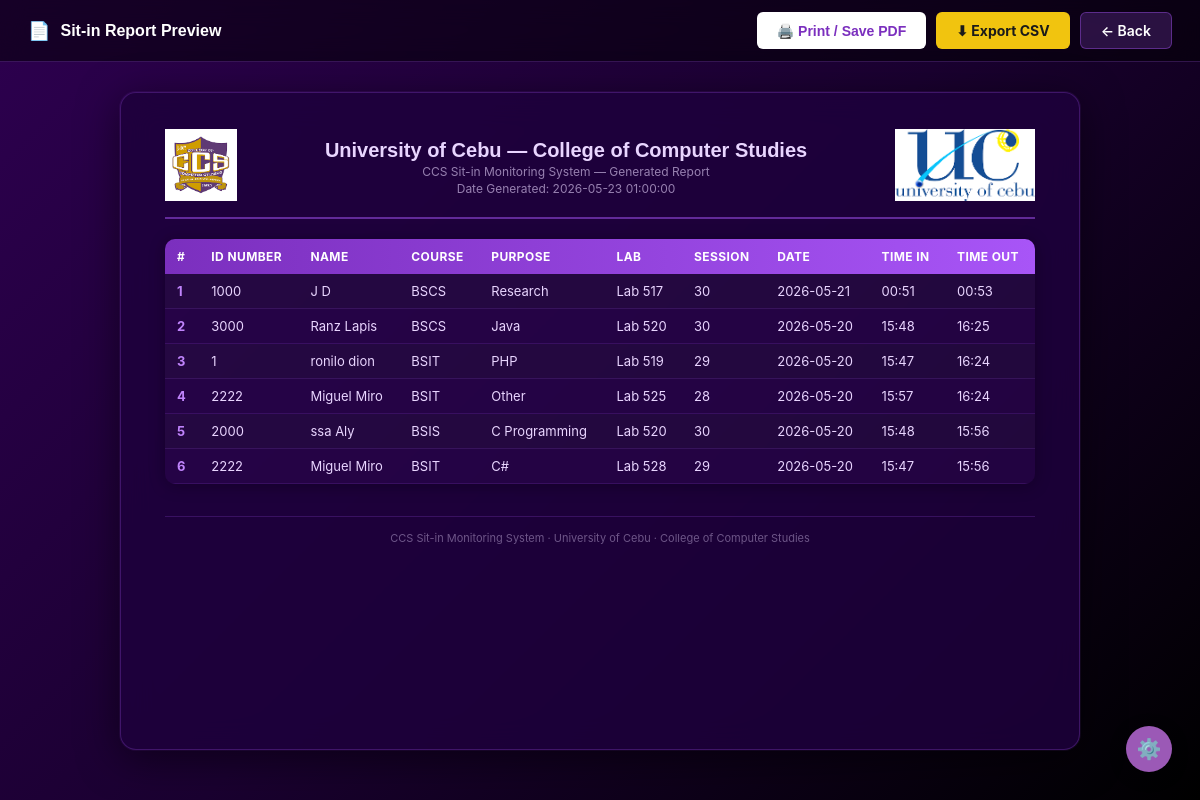
Before: /admin/reports/preview (signed in) with the older database file.
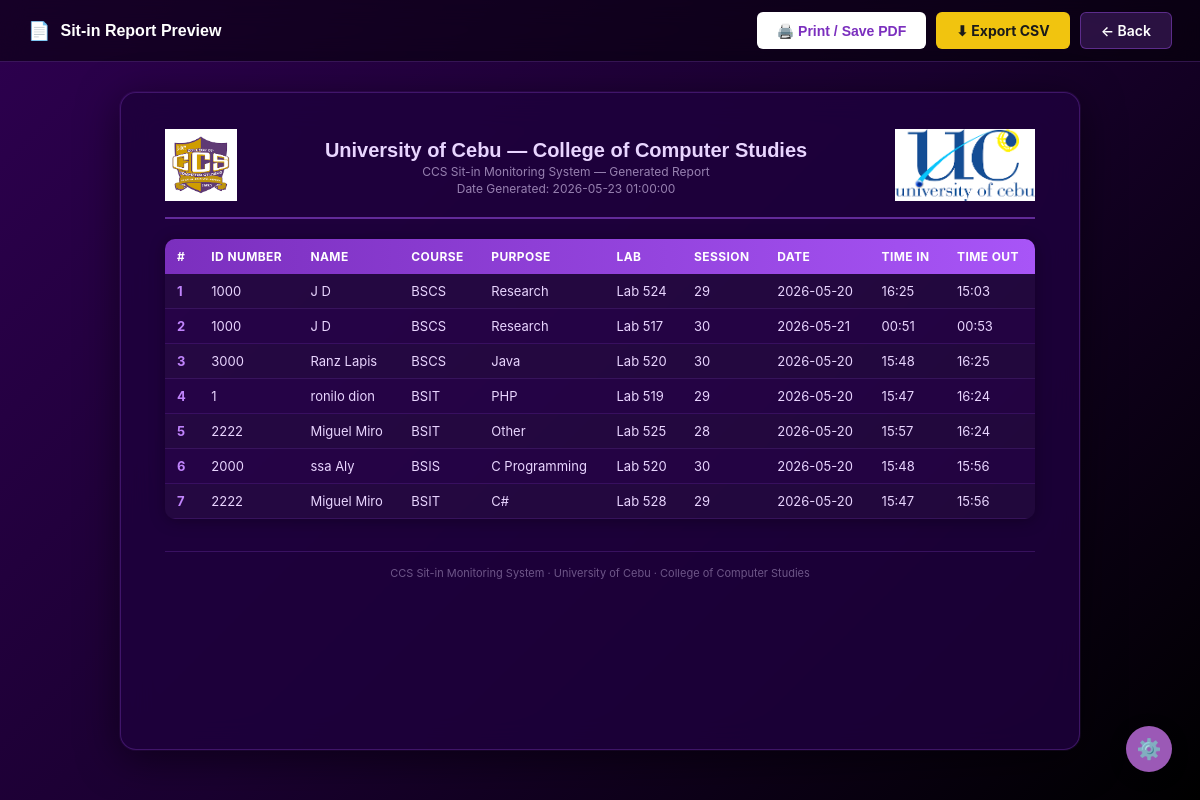
After: the same page with the newer database file.
### tables this page shows
CREATE TABLE sitin_reports (
        id INTEGER PRIMARY KEY AUTOINCREMENT,
        idnum TEXT NOT NULL,
        name TEXT NOT NULL,
        purpose TEXT NOT NULL DEFAULT '',
        lab TEXT NOT NULL,
        session INTEGER NOT NULL,
        date TEXT NOT NULL,
        time_in TEXT,
        time_out TEXT
    , pc_id INTEGER);

CREATE TABLE users (
        id INTEGER PRIMARY KEY AUTOINCREMENT,
        idnum TEXT NOT NULL UNIQUE,
        lastname TEXT NOT NULL,
        firstname TEXT NOT NULL,
        midname TEXT,
        email TEXT NOT NULL UNIQUE,
        course TEXT NOT NULL,
        level TEXT NOT NULL,
        address TEXT NOT NULL,
        password TEXT NOT NULL,
        sessions INTEGER NOT NULL DEFAULT 30,
        photo TEXT DEFAULT NULL
    );

### app.py (the view)
@app.route('/admin/reports/preview')
def reports_preview():
    if not admin_required():
        return redirect(url_for('login'))
    conn = get_db()
    records = conn.execute('''
        SELECT sr.*, cu.pc_number, u.course
        FROM sitin_reports sr
        LEFT JOIN computer_units cu ON sr.pc_id = cu.id
        LEFT JOIN users u ON sr.idnum = u.idnum
        ORDER BY sr.id DESC
    ''').fetchall()
    conn.close()
    now = datetime.now().strftime('%Y-%m-%d %H:%M:%S')
    return render_template('admin/report_preview.html', records=records, date_generated=now)

### app.py (called while the page is built, shortened)
def get_db():
    conn = sqlite3.connect(os.path.join(BASE_DIR, 'database.db'))
    conn.row_factory = sqlite3.Row
    return conn

@app.before_request
def csrf_protect():
    if 'csrf_token' not in session:
        session['csrf_token'] = secrets.token_hex(16)
    if request.method == "POST":
        token = session.get('csrf_token', '')
        form_token = request.form.get('csrf_token', '')
        if not token or token != form_token:
            flash('Invalid request. Please try again.', 'error')
            return redirect(request.url)

@app.context_processor
def inject_unread_count():
    if 'user_id' in session and session.get('role') == 'admin':
        conn = get_db()
        count = conn.execute('''
            SELECT COUNT(*) FROM notifications
            WHERE is_read = 0 AND idnum = ?
        ''', (session['user_idnum'],)).fetchone()[0]
        conn.close()
        return dict(unread_count=count)
    return dict(unread_count=0)

def admin_required():
    return 'user_id' in session and session.get('role') == 'admin'

### templates/admin/report_preview.html (shortened to what this page needs)
<!DOCTYPE html>
<html lang="en">
<head>
  <link rel="stylesheet" href="{{ url_for('static', filename='style.css') }}" />
</head>
<body>
<div class="preview-shell">
  <div class="preview-topbar">
    <div class="preview-topbar-title">
      <span>📄</span> Sit-in Report Preview
    </div>
    <div class="preview-topbar-actions">
      <button class="btn-print" onclick="window.print()">🖨️ Print / Save PDF</button>
      <a href="{{ url_for('export_reports_csv') }}" class="btn-csv-preview">⬇ Export CSV</a>
      <a href="{{ url_for('admin_reports') }}" class="btn-back-preview">← Back</a>
    </div>
  </div>
  <div class="preview-body">
    <div class="report-doc">
      <div class="report-header">
        <div class="report-logo-left">
          <img src="{{ url_for('static', filename='ccsmainlogo.png') }}" alt="CCS Logo" />
        </div>
        <div class="report-header-center">
          <h1>University of Cebu — College of Computer Studies</h1>
          <p class="report-subtitle">CCS Sit-in Monitoring System — Generated Report</p>
          <p class="report-date">Date Generated: {{ date_generated }}</p>
        </div>
        <div class="report-logo-right">
          <img src="{{ url_for('static', filename='uclogo.png') }}" alt="UC Logo" />
        </div>
      </div>
      <hr class="report-divider" />
      <div class="report-table-wrap">
        <table class="report-table">
          <thead>
            <tr>
              <th>#</th>
              <th>ID Number</th>
              <th>Name</th>
              <th>Course</th>
              <th>Purpose</th>
              <th>Lab</th>
              <th>Session</th>
              <th>Date</th>
              <th>Time In</th>
              <th>Time Out</th>
            </tr>
          </thead>
          <tbody>
            {% for r in records %}
            <tr>
              <td>{{ loop.index }}</td>
              <td>{{ r['idnum'] }}</td>
              <td>{{ r['name'] }}</td>
              <td>{{ r['course'] or '—' }}</td>
              <td>{{ r['purpose'] }}</td>
              <td>{{ r['lab'] }}</td>
              <td>{{ r['session'] }}</td>
              <td>{{ r['date'] }}</td>
              <td>{{ r['time_in'] or '—' }}</td>
              <td>{{ r['time_out'] or '—' }}</td>
            </tr>
            {% else %}
            <tr>
              <td colspan="10" class="report-no-data">No sit-in records found.</td>
            </tr>
            {% endfor %}
          </tbody>
        </table>
      </div>
      <div class="report-footer">
        CCS Sit-in Monitoring System &middot; University of Cebu &middot; College of Computer Studies
      </div>
    </div>
  </div>
</div>
</body>
</html>

Changed rows visible on the page:
added sitin_reports: idnum "1000", name "J D", course "BSCS", purpose "Research", lab "Lab 524", session "29", date "2026-05-20", time_in "16:25", time_out "15:03"
